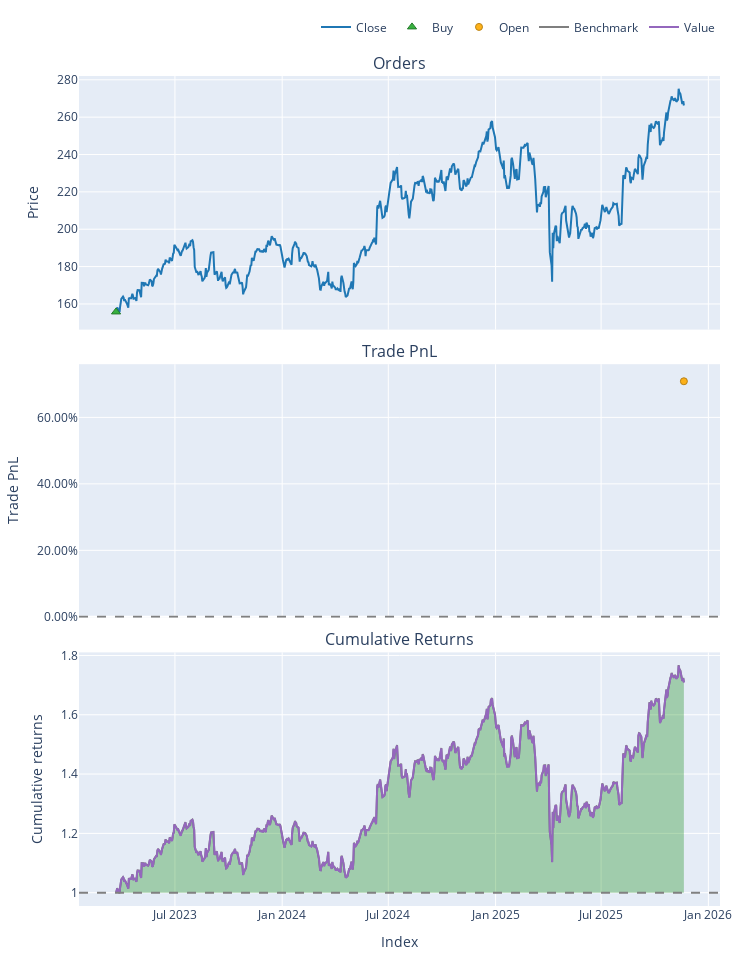

Notebook code cell kept with this figure:
### Markdown cell above
AAPL

### Code cell
# Load Data
# (Ensure your CSV has columns like 'close', 'rsi', 'sma', etc.)
try:
    data = pd.read_csv('data/processed/AAPL_processed.csv')
    if 'Date' in data.columns:
        data['Date'] = pd.to_datetime(data['Date'])
        data.set_index('Date', inplace=True)
    print("Data loaded successfully.")
except FileNotFoundError:
    print("Error: Data file not found. Check path.")

# Split Train/Test
split_idx = int(len(data) * 0.7)
train_df = data.iloc[:split_idx]
test_df = data.iloc[split_idx:]

# Initialize Trainer
trainer = ModelTrainerRL(config['reinforcement_learning'])

print("Training PPO Agent...")


env_params = config['reinforcement_learning']['environment']

env_train = TradingEnvRL(
    train_df, 
    initial_balance=env_params.get('initial_balance', 10000),
    commission=env_params.get('commission', 0.001),
    lookback_window=env_params.get('lookback_window', 30)
)

result = trainer.train_ppo(env_train)
model = result['model'] 

print("Training Complete.")

print("Generating Agent Predictions on Test Data...")


env_params = config['reinforcement_learning']['environment']


env_test = TradingEnvRL(
    test_df, 
    initial_balance=env_params.get('initial_balance', 100000),
    commission=env_params.get('commission', 0.001),
    lookback_window=env_params.get('lookback_window', 30)
)

obs, _ = env_test.reset()
done = False
actions = []

# Manual Inference Loop
while not done:
    action, _ = model.predict(obs, deterministic=True)
    actions.append(action[0]) 
    obs, _, terminated, truncated, _ = env_test.step(action)
    done = terminated or truncated


#  RUN BACKTEST ---
print("Running Backtest...")


backtester = PortfolioBacktesterRL(env_params) 

portfolio = backtester.run_backtest(
    price_data=test_df['close'], 
    predicted_weights=np.array(actions),
    lookback_window=env_params.get('lookback_window', 30) # Important for data alignment
)
comparison = backtester.compare_with_buy_and_hold_rl()
# Show Metrics
metrics = backtester.get_performance_metrics()
print("\n--- Strategy Performance ---")
for k, v in metrics.items():
    print(f"{k}: {v:.4f}")

# Plot
portfolio.plot().show()

### Figure 1 — Plotly figure (JSON) as saved in the notebook; plotly's stock layout.template omitted (floating-point values rounded to 4 significant figures; data arrays with more than 128 entries replaced by an {"elided": "..."} marker saying what was removed)
{"data": [{"legendgroup": "0", "line": {"color": "#1f77b4"}, "name": "Close", "showlegend": true, "type": "scatter", "uid": "1d6a1551-fb22-45fb-8f28-8cf369c233e2", "x": {"elided": "671 str values"}, "xaxis": "x", "y": {"elided": "671 float values"}, "yaxis": "y"}, {"customdata": [[0.0, 641.5, 99.9]], "hovertemplate": "Order Id: %{customdata[0]}<br>Timestamp: %{x}<br>Price: %{y}<br>Size: %{customdata[1]:.6f}<br>Fees: %{customdata[2]:.6f}", "legendgroup": "1", "marker": {"color": "#37B13F", "line": {"color": "rgb(38,123,44)", "width": 1}, "size": 8, "symbol": "triangle-up"}, "mode": "markers", "name": "Buy", "type": "scatter", "uid": "32985703-eca9-44ab-8504-825e29ecadd2", "x": ["2023-03-22T00:00:00-04:00"], "xaxis": "x", "y": [155.7], "yaxis": "y"}, {"customdata": [[0.0, 0.0, 70810.0, 0.7088]], "hovertemplate": "Exit Trade Id: %{customdata[0]}<br>Position Id: %{customdata[1]}<br>Exit Timestamp: %{x}<br>PnL: %{customdata[2]:.6f}<br>Return: %{customdata[3]:.2%}", "legendgroup": "2", "marker": {"color": "#FFAA00", "line": {"color": "rgb(178,118,0)", "width": 1}, "opacity": [0.9], "size": [7], "symbol": "circle"}, "mode": "markers", "name": "Open", "type": "scatter", "uid": "5f22b1b2-a7c3-49bf-b679-bb8c2af72204", "x": ["2025-11-20T00:00:00-05:00"], "xaxis": "x2", "y": [0.7088], "yaxis": "y2"}, {"legendgroup": "3", "line": {"color": "#7f7f7f"}, "name": "Benchmark", "showlegend": true, "type": "scatter", "uid": "c9ee63f4-4be3-451e-9d43-eeb9eff73985", "x": {"elided": "671 str values"}, "xaxis": "x3", "y": {"elided": "671 float values"}, "yaxis": "y3"}, {"hoverinfo": "skip", "legendgroup": "4", "line": {"color": "rgba(0, 0, 0, 0)", "width": 0}, "opacity": 0, "showlegend": false, "type": "scatter", "uid": "0a2507c0-d6bf-4a8c-bc01-d91094d11c04", "x": {"elided": "671 str values"}, "xaxis": "x3", "y": {"elided": "671 int values"}, "yaxis": "y3"}, {"connectgaps": false, "fill": "tonexty", "fillcolor": "rgba(0, 128, 0, 0.3)", "hoverinfo": "skip", "legendgroup": "4", "line": {"color": "rgba(0, 0, 0, 0)", "width": 0}, "opacity": 0, "showlegend": false, "type": "scatter", "uid": "c588fb68-df53-4859-9d33-1721d161a1c5", "x": {"elided": "671 str values"}, "xaxis": "x3", "y": {"elided": "671 float values"}, "yaxis": "y3"}, {"hoverinfo": "skip", "legendgroup": "4", "line": {"color": "rgba(0, 0, 0, 0)", "width": 0}, "opacity": 0, "showlegend": false, "type": "scatter", "uid": "63d46963-dea6-47b7-bbe6-eff7cf84ae9a", "x": {"elided": "671 str values"}, "xaxis": "x3", "y": {"elided": "671 int values"}, "yaxis": "y3"}, {"connectgaps": false, "fill": "tonexty", "fillcolor": "rgba(255, 0, 0, 0.3)", "hoverinfo": "skip", "legendgroup": "4", "line": {"color": "rgba(0, 0, 0, 0)", "width": 0}, "opacity": 0, "showlegend": false, "type": "scatter", "uid": "953e1336-29f1-4613-9f0f-cc4ad1c7d4bc", "x": {"elided": "671 str values"}, "xaxis": "x3", "y": {"elided": "671 float values"}, "yaxis": "y3"}, {"legendgroup": "5", "line": {"color": "#9467bd"}, "name": "Value", "showlegend": true, "type": "scatter", "uid": "6ada1fba-acc2-498d-8fbb-cb9c4f4e2767", "x": {"elided": "671 str values"}, "xaxis": "x3", "y": {"elided": "671 float values"}, "yaxis": "y3"}, {"hoverinfo": "skip", "legendgroup": "4", "line": {"color": "rgba(0, 0, 0, 0)", "width": 0}, "opacity": 0, "showlegend": false, "type": "scatter", "uid": "2f102f60-c7d0-4785-b6eb-3890b3eaab67", "x": {"elided": "671 str values"}, "xaxis": "x3", "y": {"elided": "671 int values"}, "yaxis": "y3"}], "layout": {"annotations": [{"font": {"size": 16}, "showarrow": false, "text": "Orders", "x": 0.5, "xanchor": "center", "xref": "paper", "y": 1, "yanchor": "bottom", "yref": "paper"}, {"font": {"size": 16}, "showarrow": false, "text": "Trade PnL", "x": 0.5, "xanchor": "center", "xref": "paper", "y": 0.6528, "yanchor": "bottom", "yref": "paper"}, {"font": {"size": 16}, "showarrow": false, "text": "Cumulative Returns", "x": 0.5, "xanchor": "center", "xref": "paper", "y": 0.3056, "yanchor": "bottom", "yref": "paper"}], "height": 960, "legend": {"orientation": "h", "traceorder": "normal", "x": 1, "xanchor": "right", "y": 1.042, "yanchor": "bottom"}, "margin": {"b": 30, "l": 30, "r": 30, "t": 30}, "shapes": [{"line": {"color": "gray", "dash": "dash"}, "type": "line", "x0": 0, "x1": 1, "xref": "paper", "y0": 0, "y1": 0, "yref": "y2"}, {"line": {"color": "gray", "dash": "dash"}, "type": "line", "x0": 0, "x1": 1, "xref": "paper", "y0": 1, "y1": 1, "yref": "y3"}], "showlegend": true, "width": 750, "xaxis": {"anchor": "y", "domain": [0, 1], "matches": "x3", "showticklabels": false}, "xaxis2": {"anchor": "y2", "domain": [0, 1], "matches": "x3", "showticklabels": false}, "xaxis3": {"anchor": "y3", "domain": [0, 1], "title": {"text": "Index"}}, "yaxis": {"anchor": "x", "domain": [0.6944, 1], "title": {"text": "Price"}}, "yaxis2": {"anchor": "x2", "domain": [0.3472, 0.6528], "tickformat": ".2%", "title": {"text": "Trade PnL"}}, "yaxis3": {"anchor": "x3", "domain": [0, 0.3056], "title": {"text": "Cumulative returns"}}}}
